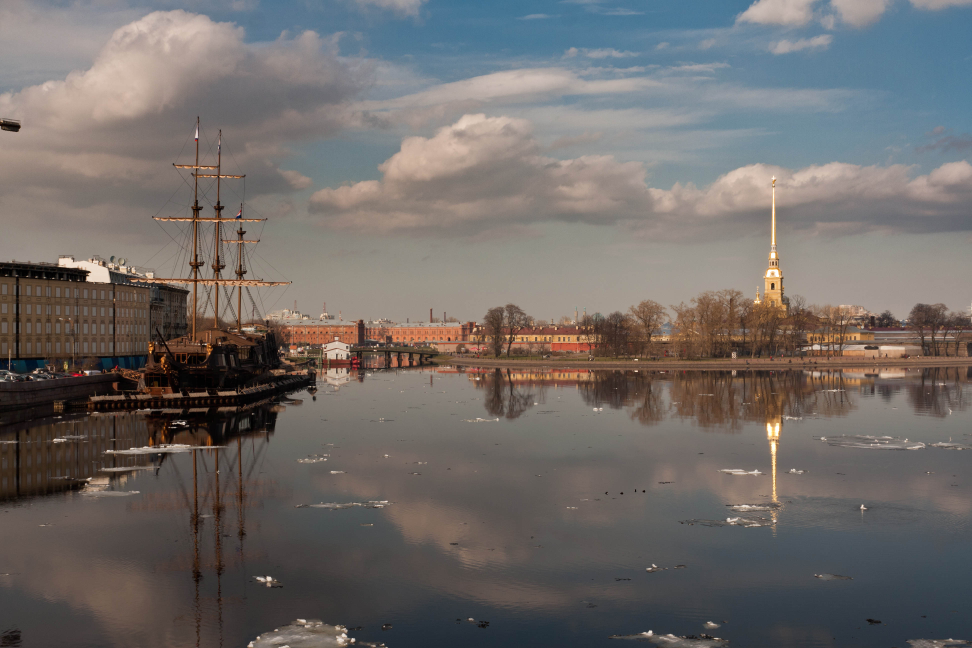
#> input picture week2/left.jpg, 3888 x 2592 px (shown at 1/4 size)
$ python classical_pipeline.py
#> lines starting #> are read from the running program, lines starting #| are printed output that depends on the picture
import cv2
import numpy as np
import os

def get_images():
    if not os.path.exists("left.jpg"):
        os.system("curl -L -o left.jpg https://raw.githubusercontent.com/opencv/opencv_extra/master/testdata/stitching/boat1.jpg")
    if not os.path.exists("right.jpg"):
        os.system("curl -L -o right.jpg https://raw.githubusercontent.com/opencv/opencv_extra/master/testdata/stitching/boat2.jpg")
    return cv2.imread('left.jpg'), cv2.imread('right.jpg')
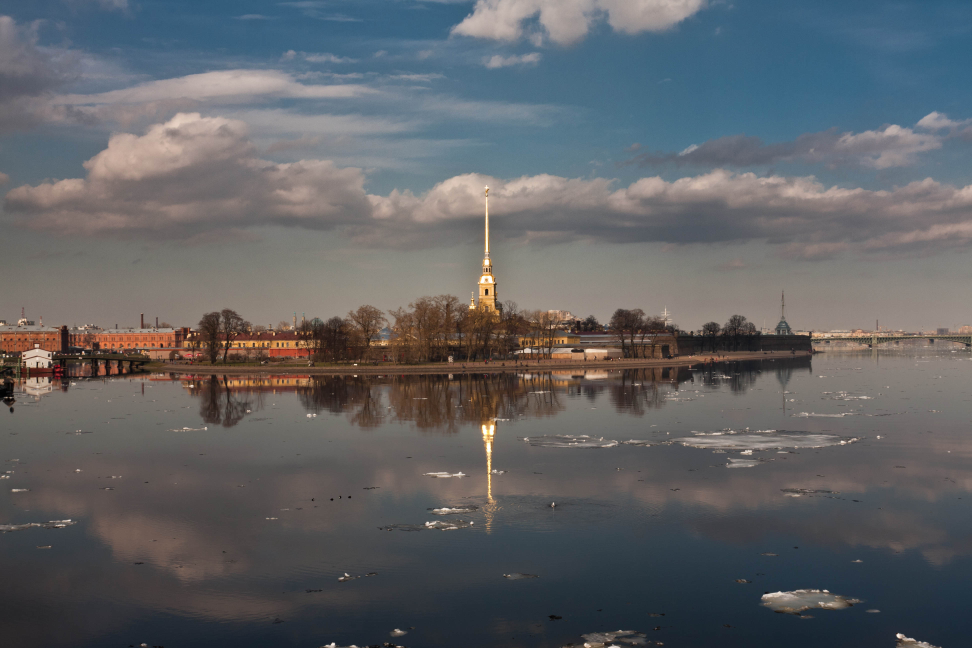
#> input picture week2/right.jpg, 3888 x 2592 px (shown at 1/4 size)

# 1. Load Images
img1, img2 = get_images()
#> img1 is the input picture: shape (2592, 3888, 3); mean B, G, R 104, 106.6, 111.8
#> img2 is the input picture: shape (2592, 3888, 3); mean B, G, R 101, 98, 96.5
gray1 = cv2.cvtColor(img1, cv2.COLOR_BGR2GRAY)
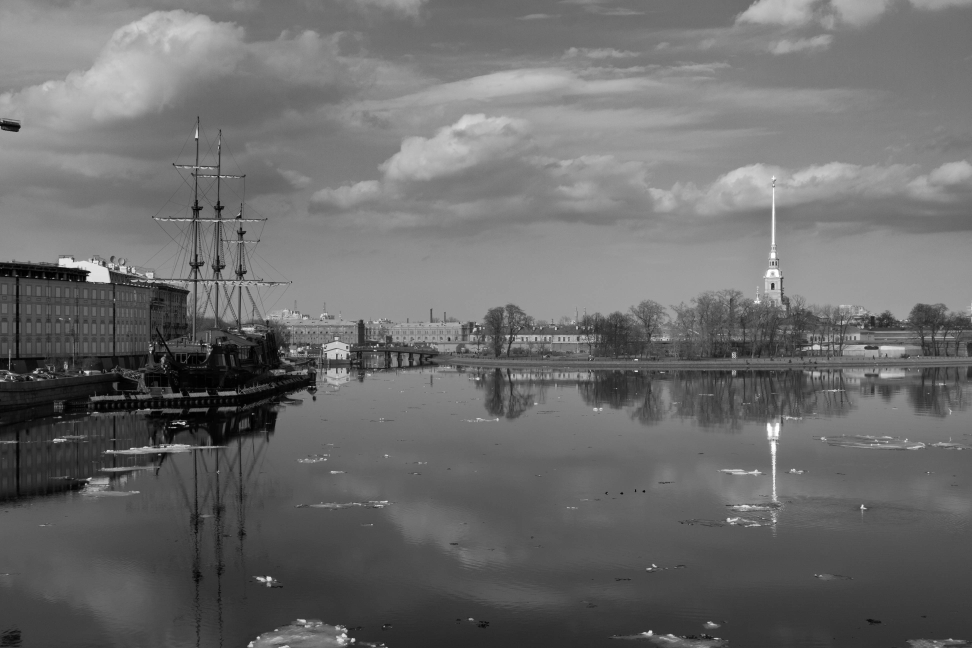
#> gray1: shape (2592, 3888) (shown at 1/4 size); min 0, max 255, mean 107.8
gray2 = cv2.cvtColor(img2, cv2.COLOR_BGR2GRAY)
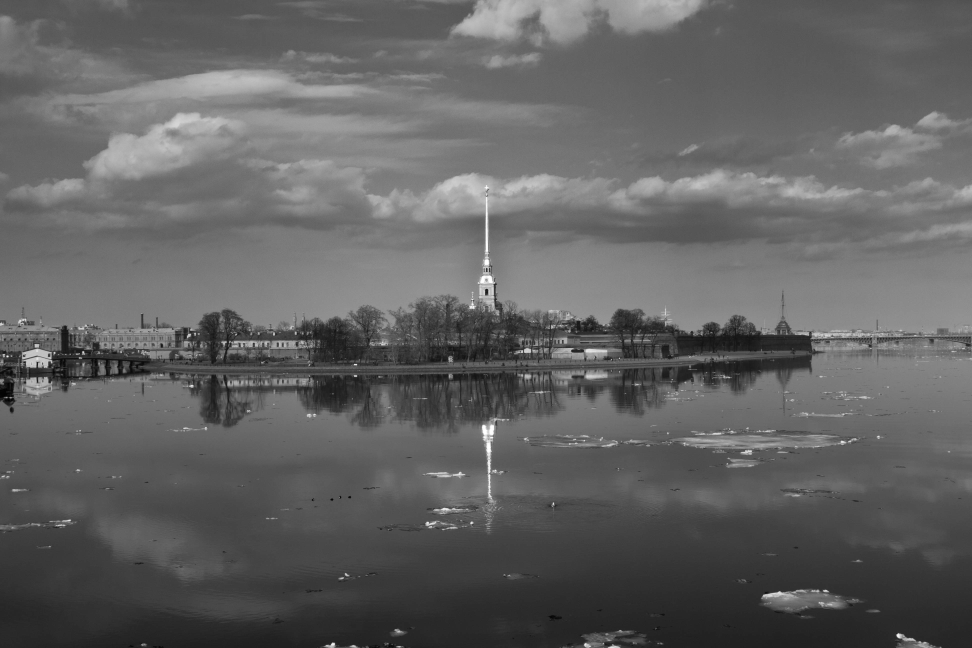
#> gray2: shape (2592, 3888) (shown at 1/4 size); min 0, max 255, mean 97.9

# 2. Keypoint Detection & Descriptor Computation
orb = cv2.ORB_create(nfeatures=2000)
kp1, des1 = orb.detectAndCompute(gray1, None)
#> kp1 = 2000 keypoints; strongest (x, y, size): (3093, 745, 31), (812, 1376, 31), (346, 1096, 31), (810, 1377, 31)
kp2, des2 = orb.detectAndCompute(gray2, None)
#> kp2 = 2000 keypoints; strongest (x, y, size): (1946, 782, 31), (318, 1415, 31), (1945, 781, 37.2), (1947, 1073, 31)

# 3. Feature Matching
bf = cv2.BFMatcher(cv2.NORM_HAMMING, crossCheck=True)
matches = bf.match(des1, des2)
#> matches = 712 matches
matches = sorted(matches, key=lambda x: x.distance)

# 4. Robust Estimation (RANSAC)
good_matches = matches[:int(len(matches) * 0.15)]
#> good_matches = 106 matches

src_pts = np.float32([kp1[m.queryIdx].pt for m in good_matches]).reshape(-1, 1, 2)
#> src_pts = 106 rows, first 8: [3020.8, 1206.8], [2940, 1413], [3096, 1156.8], [2306.9, 1306.4], [3243.5, 1389.3], [3033.7, 1211], [2937, 1425], [1918.8, 1309.2]
dst_pts = np.float32([kp2[m.trainIdx].pt for m in good_matches]).reshape(-1, 1, 2)
#> dst_pts = 106 rows, first 8: [1881.2, 1226.7], [1806, 1429], [1951.2, 1179.6], [1182, 1327.1], [2089.2, 1403.1], [1893.2, 1231.7], [1803, 1441], [777.6, 1332]

M, mask = cv2.findHomography(dst_pts, src_pts, cv2.RANSAC, 5.0)
#> M = [[0.811, 0.00364, 1219.9], [-0.063, 0.948, 51.41], [-5.11e-05, 4.91e-06, 1]]; mask = 106 values, max 1 at index 0, min 0 at index 58, mean 0.991

# 5. Image Warping & Stitching
h, w, c = img2.shape
#> h = 2592; w = 3888; c = 3
warped_img = cv2.warpPerspective(img2, M, (w + img1.shape[1], h))
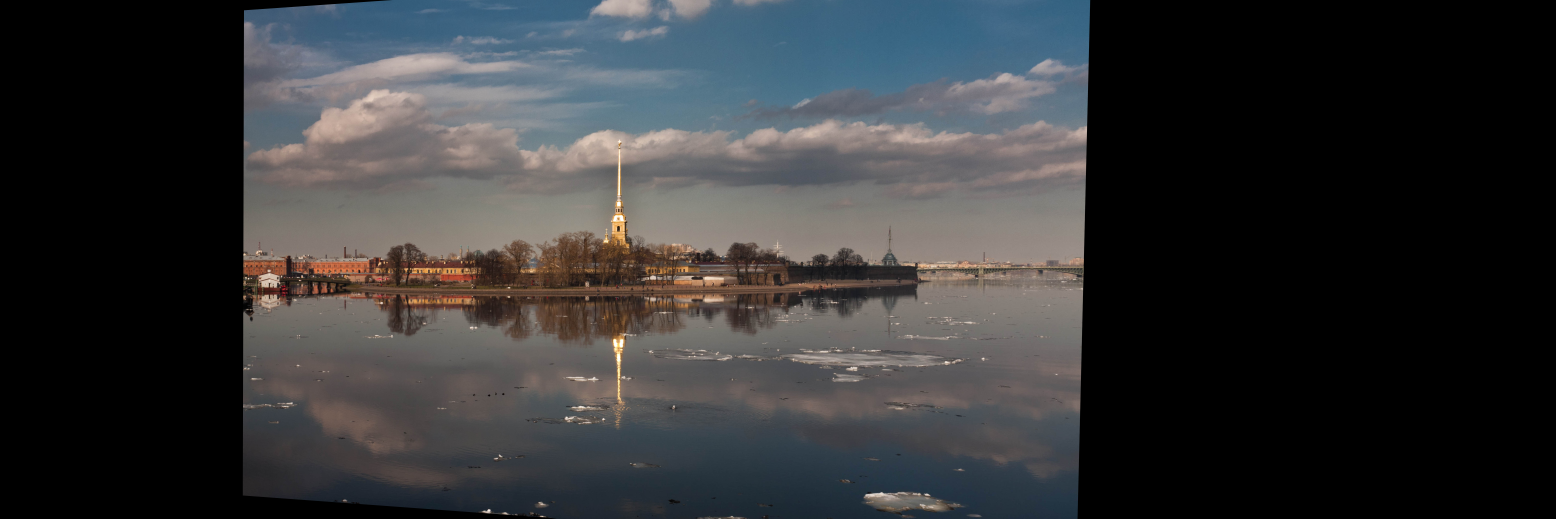
#> warped_img: shape (2592, 7776, 3) (shown at 1/5 size); mean B, G, R 54.5, 53.1, 52.3
warped_img[0:img1.shape[0], 0:img1.shape[1]] = img1
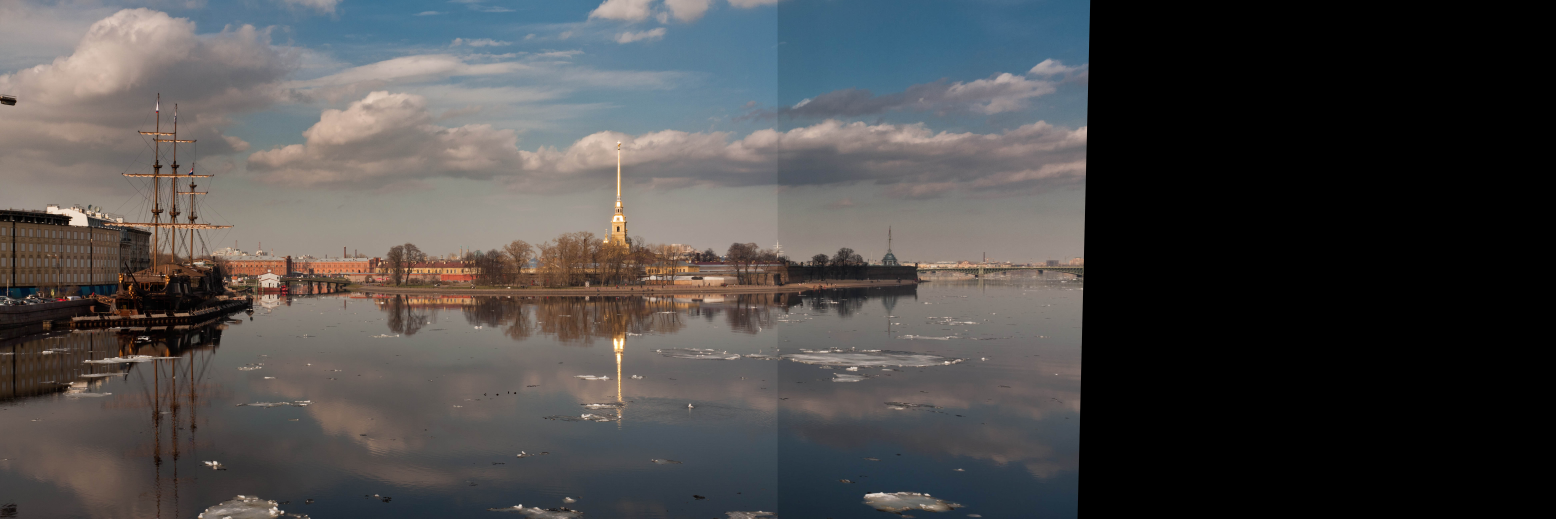
#> warped_img: shape (2592, 7776, 3) (shown at 1/5 size); mean B, G, R 73.1, 73.3, 74.9

# 6. Output
cv2.imwrite('output_panorama.jpg', warped_img)
